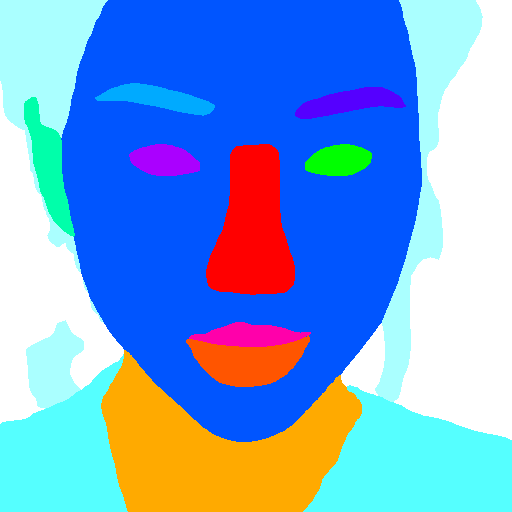
#> input picture dataProcessing/segFixer/001.png, 512 x 512 px, found by its file name
$ jupyter execute --allow-errors segmentFixer.ipynb
#> lines starting #> are read from the running program, lines starting #| are printed output that depends on the picture; after the words box and inside, x2 and y2 are one past the last pixel; in counts of white or black regions, pixels touching at a corner belong together
[cell 1]
import cv2
import copy
import numpy as np
import matplotlib.pyplot as plt

[cell 2]
orig_img = cv2.imread(r'D:\Project\DPL302m\faceSegmantation\maskModifier\seg\makeup\NOT_GOOD\007.png')
cv2_image_masked = copy.deepcopy(orig_img)

#> (a cell that did not finish here is left out)

[cell 4]
# For listing a list of classes
# For gray_scale

# copy_plt_image = cv2_image_masked*255
channel_value = {}
channel_value = set()
channel_value2 = []
#> (the rest of this cell did not finish here and is left out)

#> (a cell that did not finish here is left out)

[cell 6]
# For cutting the img into 2 half
# Read the image
orig_img = plt.imread(r'D:\Project\DPL302m\faceSegmantation\segFixer\001.png')
#> orig_img is the input picture: shape (512, 512, 3) float32; mean R, G, B 0.456, 0.633, 0.849
cv2_image_masked = copy.deepcopy(orig_img)
# Determine the dimensions of the image
height, width,_ = cv2_image_masked.shape
#> height = 512; width = 512

# Crop the image to retain only the right half (assuming horizontal split)

# For 3 channel
left_half_img = cv2_image_masked[:, :width//2, :]
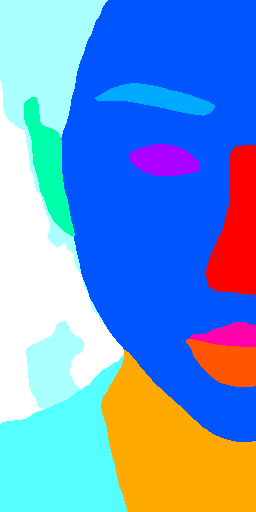
#> left_half_img: shape (512, 256, 3) float32; mean R, G, B 0.421, 0.594, 0.817
right_half_img = cv2_image_masked[:, width//2:, :]
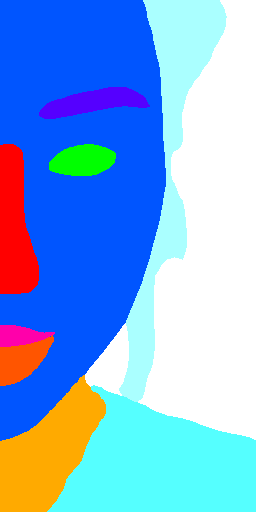
#> right_half_img: shape (512, 256, 3) float32; mean R, G, B 0.49, 0.671, 0.88

# For 2 channel
# left_half_img = gray_image_mask[:, :width//2:]
# right_half_img = gray_image_mask[:, width//2:]

original_img = np.concatenate((left_half_img, right_half_img), axis=1)

# Plot the image
plt.imshow(right_half_img)
plt.axis('off')  # Turn off axis
plt.show()

[cell 7]
import os

def list_files_in_folder(folder_path):
    file_list = []
    # Iterate through all files in the folder
    for file_name in os.listdir(folder_path):
        # Check if the path is a file (not a directory)
        if os.path.isfile(os.path.join(folder_path, file_name)):
            file_list.append(file_name)
    return file_list

# Example usage:
folder_path = r"D:\Project\DPL302m\Data\crawledData2\generatorOutput\seg\afterFix\makeup"
#> (the rest of this cell did not finish here and is left out)

[cell 8]
# for gray_scale
# for identifying classes

# # For whole img
# for j in range(0,512):
#     for k in range(0,512):
#         if gray_image_mask[j,k] == 80:
#             gray_image_mask[j,k] = 80

# For half img:
load_img = copy.deepcopy(left_half_img)
#> (the rest of this cell did not finish here and is left out)

[cell 9]
load_img = copy.deepcopy(left_half_img)
height1, width1 = load_img.shape[:2]
#> height1 = 512; width1 = 256
height = range(height1-1)
width = range(width1-1)

# for k in range(0,512):
#     for j in range(0,512):
#         # case 1
#         if copy_plt_image[j,k] == 150 and copy_plt_image[j+1,k] == 80:
#             copy_plt_image[j+1,k] = 150
#         # case 3
#         if copy_plt_image[j,k] == 129 and copy_plt_image[j+1,k] == 54:
#             copy_plt_image[j+1,k] = 129

#> (the rest of this cell did not finish here and is left out)

[cell 10]
cv2_image_masked = cv2.imread(r'D:\Project\DPL302m\faceSegmantation\maskModifier\seg\makeup\NOT_GOOD\032.png')
#> (the rest of this cell did not finish here and is left out)

[cell 11]
cv2_image_masked = cv2.imread(r'D:\Project\DPL302m\faceSegmantation\segFixer\output.png')
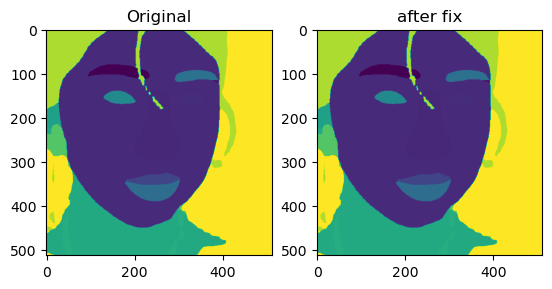
#> input picture dataProcessing/segFixer/output.png, 552 x 289 px, found by its file name
#> cv2_image_masked is the input picture: shape (289, 552, 3); mean B, G, R 147.1, 170.2, 166.3
gray_image_mask = cv2.cvtColor(cv2_image_masked, cv2.COLOR_BGR2GRAY)
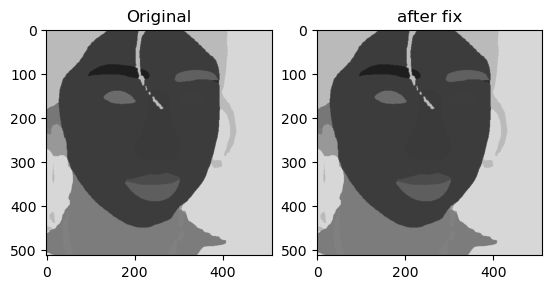
#> gray_image_mask: shape (289, 552); min 0, max 255, mean 166.2
copy_plt_image = gray_image_mask

colorized_viridis = cv2.applyColorMap(copy_plt_image, cv2.COLORMAP_VIRIDIS)
output_path = r'D:\Project\DPL302m\faceSegmantation\segFixer\output_color.png'
cv2.imwrite(output_path, colorized_viridis)
#> Out = True
# [6 lines of commented-out code are left out]

[cell 12]
# For gray_scale
channel_value = {}
channel_value = set()
channel_value2 = []
#> (the rest of this cell did not finish here and is left out)

[cell 13]
seg_img = cv2.imread(r'D:\Project\DPL302m\faceSegmantation\maskModifier\GANMask.png')
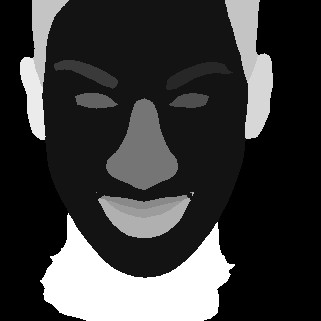
#> input picture dataProcessing/maskModifier/GANMask.png, 321 x 321 px, found by its file name
#> seg_img is the input picture: shape (321, 321, 3); min 0, max 13, mean 2.91
# seg_img = cv2.imread(r'D:\Project\DPL302m\faceSegmantation\segFixer\output_color.png')

colors = np.unique(seg_img.reshape(-1, seg_img.shape[2]), axis=0)
#> colors = 14 rows, first 8: [0, 0, 0], [1, 1, 1], [2, 2, 2], [3, 3, 3], [4, 4, 4], [5, 5, 5], [6, 6, 6], [7, 7, 7]
colors = np.array2string(colors, separator=', ')
print(np.array(colors))
#| [[ 0,  0,  0],
#|  [ 1,  1,  1],
#|  [ 2,  2,  2],
#|  [ 3,  3,  3],
#|  [ 4,  4,  4],
#|  [ 5,  5,  5],
#|  [ 6,  6,  6],
#|  [ 7,  7,  7],
#|  [ 8,  8,  8],
#|  [ 9,  9,  9],
#|  [10, 10, 10],
#|  [11, 11, 11],
#> (further printed lines are left out)
plt.imshow(seg_img)

[cell 14]
import cv2
import numpy as np

# Load the segmentation image
seg_img = cv2.imread(r'D:\Project\DPL302m\faceSegmantation\segFixer\output_color.png')

# Define the mapping from old colors to new colors
color_mapping = {
    ( 38, 223, 189): (255, 255, 170),  # hair
    ( 84,   1,  68): (255, 255, 255),  # background
    ( 86, 208, 115): (0, 255, 170),      # earring
    (112, 191,  68): (255, 255, 0),      # necklace
    (115, 188,  63): (0, 170, 255),      # neck
    (0, 255, 85): (0, 255, 85),        # nope
    (121, 182,  52): (170, 255, 0),      # right ear
    (133, 165,  33): (0, 255, 0),          # right eye
    (136,  71,  63): (255, 0, 85),        # right eyebrow
    (140, 146,  32): (255, 170, 0),      # left eyebrow
    (141,  95,  53): (0, 0, 255),          # nose
    (141,  98,  51): (255, 85, 0),        # face
    (141,  99,  51): (255, 0, 170),      # left eye
    (141, 143,  33): (0, 85, 255),        # lower lip
    (142, 114,  44): (170, 0, 255)       # upper lip

}

# Replace old colors with new colors
for old_color, new_color in color_mapping.items():
    seg_img[np.all(seg_img == old_color, axis=-1)] = new_color
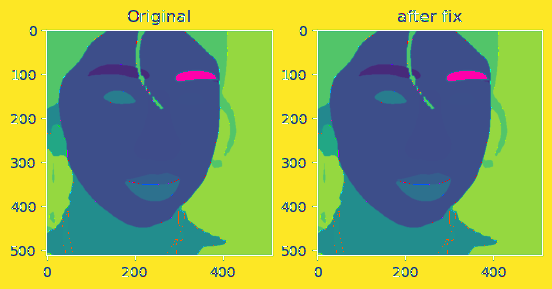
#> seg_img: shape (289, 552, 3); mean B, G, R 90.4, 169.3, 143.2

# Display the result
cv2.imshow('Modified Segmentation Image', seg_img)
cv2.waitKey(0)
cv2.destroyAllWindows()

#> (a cell that did not finish here is left out)

[cell 16]
seg_img = cv2.imread(r"D:\Project\DPL302m\faceSegmantation\maskModifier\seg\makeup\117.png")
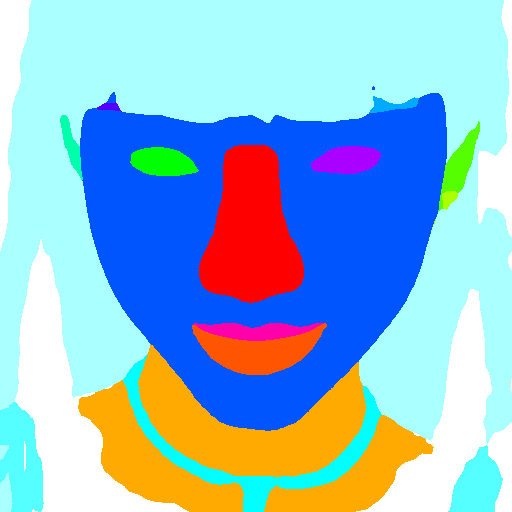
#> input picture dataProcessing/maskModifier/117.png, 512 x 512 px, found by its file name
#> seg_img is the input picture: shape (512, 512, 3); mean B, G, R 210, 185.4, 143.1
color_mapping = {
    (255, 255, 170): (10,10,10),  # hair
    (255, 255, 255): ( 0,0,0),  # background
    (0, 255, 170): (0,0,0) ,      # earring
    (255, 255,   0): (0, 170, 255),      # necklace
    (255, 255,  85): (0,0,0),    # clothes
    (0, 170, 255): (13,13,13),      # neck
    ( 0, 255,  85 ): (12,12,12),      # right ear
    (170, 255,   0): (11,11,11),             # left ear
    (0, 255, 0): (5,5,5),          # right eye
    (255, 0, 85): (3,3,3),        # right eyebrow
    (255, 170, 0): (2,2,2),      # left eyebrow
    (0, 0, 255): (6,6,6),          # nose
    (255, 85, 0): (1,1,1),        # face
    (255, 0, 170): (4,4,4),      # left eye
    (0, 85, 255): (9,9,9),        # lower lip
    (170, 0, 255): (7,7,7)      # upper lip
}

# Replace old colors with new colors
for old_color, new_color in color_mapping.items():
    seg_img[np.all(seg_img == old_color, axis=-1)] = new_color
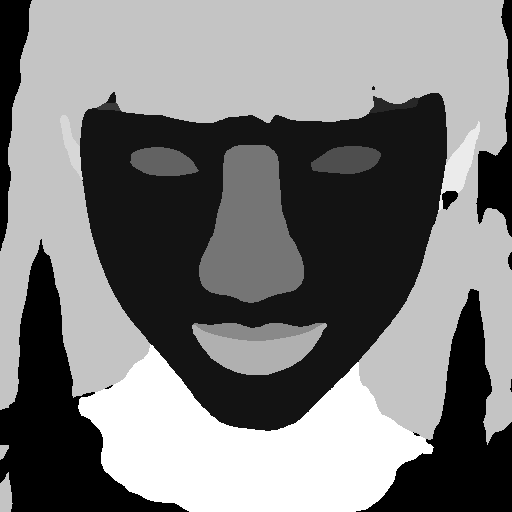
#> seg_img: shape (512, 512, 3); min 0, max 13, mean 6.3; drawn with min black and max white
cv2.imshow('Modified Segmentation Image', seg_img)
cv2.waitKey(0)
cv2.destroyAllWindows()

[cell 17]
colors = np.unique(seg_img.reshape(-1, seg_img.shape[2]), axis=0)
#> colors = 13 rows, first 8: [0, 0, 0], [1, 1, 1], [2, 2, 2], [3, 3, 3], [4, 4, 4], [5, 5, 5], [6, 6, 6], [7, 7, 7]
colors = np.array2string(colors, separator=', ')
print(np.array(colors))
#| [[ 0,  0,  0],
#|  [ 1,  1,  1],
#|  [ 2,  2,  2],
#|  [ 3,  3,  3],
#|  [ 4,  4,  4],
#|  [ 5,  5,  5],
#|  [ 6,  6,  6],
#|  [ 7,  7,  7],
#|  [ 9,  9,  9],
#|  [10, 10, 10],
#|  [11, 11, 11],
#|  [12, 12, 12],
#> (further printed lines are left out)
plt.imshow(seg_img)

[cell 18]
# seg_img = cv2.imread(r'D:\Project\DPL302m\faceSegmantation\segFixer\seg_fixed\makeup\041.png')
# seg_img = cv2.imread(r'D:\Project\DPL302m\faceSegmantation\segFixer\output_color.png')

copy_seg_img = seg_img
# Define the color to be replaced and the color to replace it with
color_to_replace = np.array([2,2,2])
replacement_color = np.array([255,255,255])

# # Find pixels with the color to be replaced
mask = np.all(copy_seg_img == color_to_replace, axis=-1)
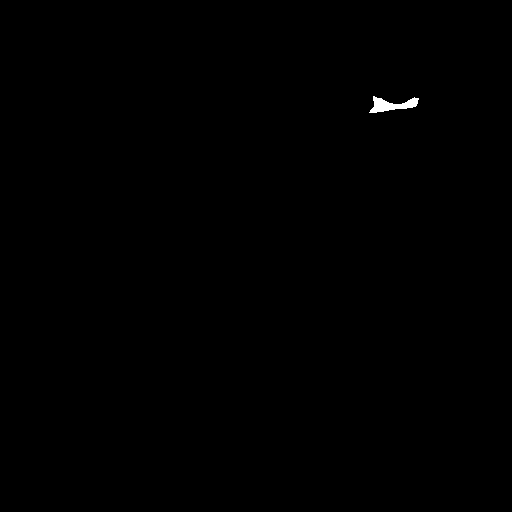
#> mask: shape (512, 512) bool; 0.16% white; 1 white region, box (x1, y1, x2, y2) and area: (369, 96, 419, 113) 419

# # Replace pixels with the replacement color
copy_seg_img[mask] = replacement_color
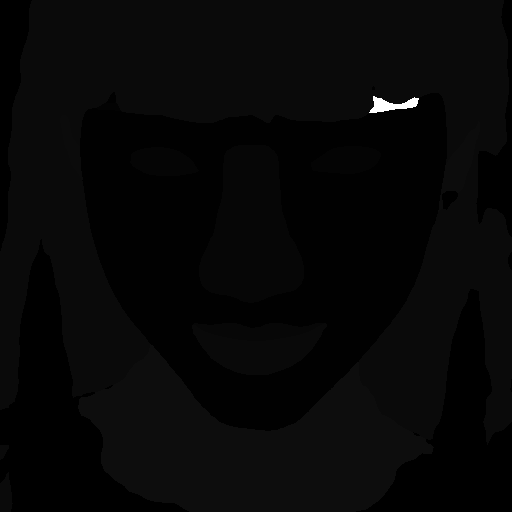
#> copy_seg_img: shape (512, 512, 3); 0.16% of pixels changed, all inside (x1, y1, x2, y2) = (369, 96, 419, 113)
# plt.imshow(copy_seg_img)
# # Display the result
cv2.imshow('Modified Segmentation Image', copy_seg_img)
cv2.waitKey(0)
cv2.destroyAllWindows()
